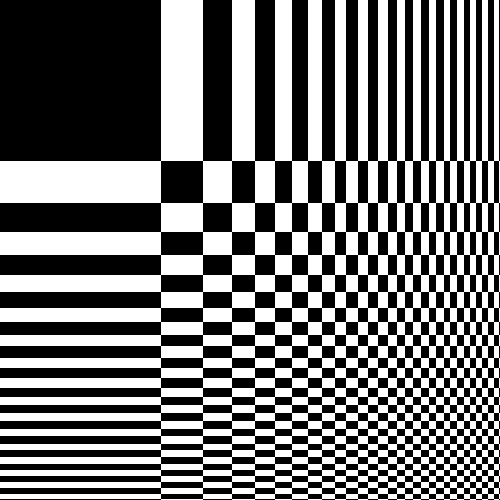
#> input picture Assignment_3/dynamicCheckerBoard.png, 500 x 500 px, found by its file name
$ python Assignment_3.py
#> lines starting #> are read from the running program, lines starting #| are printed output that depends on the picture; after the words box and inside, x2 and y2 are one past the last pixel; in counts of white or black regions, pixels touching at a corner belong together
import numpy as np
import matplotlib.pyplot as plt
import matplotlib.image as mpimg
import cv2


# Q 1 (a) ideal low pass filter
def ILPF(rows,cols, D_0):

    crow, ccol = rows // 2, cols // 2

    # Create a grid of distances from the center
    x, y = np.ogrid[:rows, :cols]
    distance = np.sqrt((x - crow)**2 + (y - ccol)**2)

    #print(distance.shape)


    # Create the circular filter
    H_ILPF = np.where(distance <= D_0, 1, 0)

    return  H_ILPF


# Load and process the image
img = mpimg.imread('dynamicCheckerboard.png')
#> img: shape (500, 500) float32; values 0 (black) and 1 (white), 46.1% white; 1 white region, box (x1, y1, x2, y2) and area: (0, 0, 500, 500) 115200

D_0 = 10
u, v = img.shape
#> u = 500; v = 500
H_ILPF = ILPF(u, v, D_0)

# Perform the 2D Fourier Transform
f = np.fft.fft2(img)
fshift = np.fft.fftshift(f)

fshift_filtered = fshift * H_ILPF

# Apply the inverse shift and inverse Fourier Transform to get the filtered image back
f_ishift = np.fft.ifftshift(fshift_filtered)
img_back = np.fft.ifft2(f_ishift)
img_back = np.real(img_back)

# Plot the original image, the filtered image, and the filter
fig, axs = plt.subplots(1, 3, figsize=(15, 5))

# Plot the original image
axs[0].imshow(img, cmap='gray')
axs[0].set_title('Original Image')
axs[0].axis('off')

# Plot the filtered image
axs[1].imshow(img_back, cmap='gray')
axs[1].set_title('Filtered Image (Low-Pass)')
axs[1].axis('off')

# Plot the low-pass filter
axs[2].imshow(H_ILPF, cmap='gray')
axs[2].set_title('Low-Pass Filter')
axs[2].axis('off')

plt.tight_layout()
plt.show()

# Question 1 (b) Ideal High Pass Filter

def IHPF(rows, cols, D_0):
    H_IHPF = 1 - ILPF(rows,cols, D_0)
    return H_IHPF


D_0 = 30
u, v = img.shape
H_IHPF = IHPF(u,v,D_0 )

# Perform the 2D Fourier Transform
f = np.fft.fft2(img)
fshift = np.fft.fftshift(f)

# Apply the High-Pass Filter
fshift_filtered = fshift * H_IHPF

# Apply the inverse shift and inverse Fourier Transform to get the filtered image back
f_ishift = np.fft.ifftshift(fshift_filtered)
img_back = np.fft.ifft2(f_ishift)
img_back = np.real(img_back)


# Plot the original image, the filtered image, and the filter
plt.figure(figsize=(15, 5))

# Original Image
plt.subplot(1, 3, 1)
plt.imshow(img, cmap='gray')
plt.title('Original Image')
plt.axis('off')

# Filtered Image
plt.subplot(1, 3, 2)
plt.imshow(img_back, cmap='gray')
plt.title('Filtered Image (High-Pass)')
plt.axis('off')

# High-Pass Filter
plt.subplot(1, 3, 3)
plt.imshow(H_IHPF, cmap='gray')
plt.title('High-Pass Filter')
plt.axis('off')

plt.tight_layout()
plt.show()
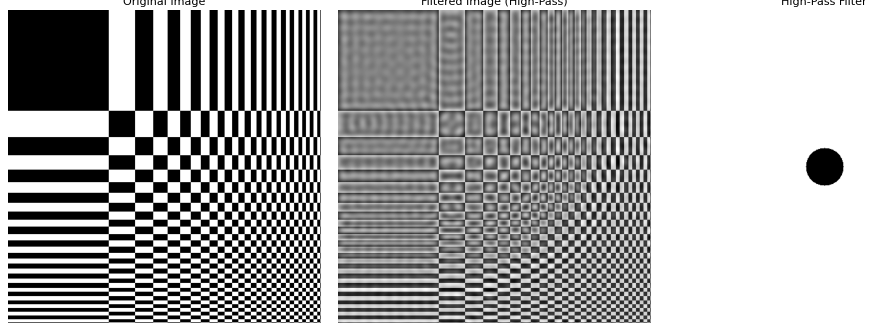
#> figure drawn by matplotlib, 3 panels

# Question 1 (c) ideal bandpass filter

def IBPF(rows, cols, D_l, D_h):
    H_IBPF = ILPF(rows,cols, D_h)*IHPF(rows, cols, D_l)
    return H_IBPF

def filtering_operation(img, H_IBPF):

    # Perform the 2D Fourier Transform
    f = np.fft.fft2(img)
    fshift = np.fft.fftshift(f)

    # Apply the band-pass filter in the frequency domain
    fshift_filtered = fshift * H_IBPF

    # Apply the inverse shift and inverse Fourier Transform to get the filtered image back
    f_ishift = np.fft.ifftshift(fshift_filtered)
    img_back = np.fft.ifft2(f_ishift)
    img_back = np.real(img_back)

    return img_back


# Load and process the image
img = mpimg.imread('dynamicCheckerboard.png')
u, v = img.shape

# Apply Bandpass Filter 1
h_bandpass_1 = 20  # Outer radius (low-pass effect)
l_bandpass_1 = 10  # Inner radius (high-pass effect)

H_IBPF_1 = IBPF(u, v, l_bandpass_1, h_bandpass_1)
filtered_img_1 = filtering_operation(img, H_IBPF_1)

# Apply Bandpass Filter 2
h_bandpass_2 = 30  # Outer radius (low-pass effect)
l_bandpass_2 = 20  # Inner radius (high-pass effect)
H_IBPF_2 = IBPF(u,v, l_bandpass_2, h_bandpass_2)
filtered_img_2 = filtering_operation(img, H_IBPF_2)
#> in filtering_operation (call 2), `img_back = np.real(img_back)`:
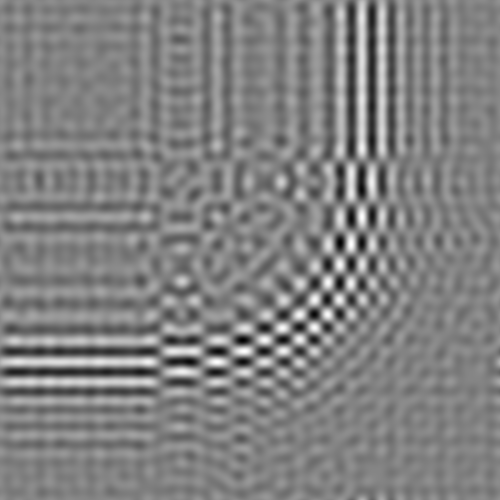
#> img_back: shape (500, 500) float64; min -1.02, max 0.991, mean 1.17e-18; drawn with min black and max white

# Convert images to uint8 (normalized to 255) for display
img_uint8 = cv2.normalize(img, None, 0, 255, cv2.NORM_MINMAX).astype(np.uint8)
filtered_img_1_uint8 = cv2.normalize(filtered_img_1, None, 0, 255, cv2.NORM_MINMAX).astype(np.uint8)
filtered_img_2_uint8 = cv2.normalize(filtered_img_2, None, 0, 255, cv2.NORM_MINMAX).astype(np.uint8)

# Plot the original image, filters, and the corresponding filtered images
plt.figure(figsize=(15, 12))

# Plot the original image
plt.subplot(3, 2, 1)
plt.imshow(img_uint8, cmap='gray')
plt.title('Original Image')
plt.axis('off')

# Plot Bandpass Filter 1
plt.subplot(3, 2, 3)
plt.imshow(H_IBPF_1, cmap='gray')
plt.title('Bandpass Filter 1')
plt.axis('off')

# Plot the filtered image with Bandpass Filter 1
plt.subplot(3, 2, 4)
plt.imshow(filtered_img_1_uint8, cmap='gray')
plt.title('Bandpass 1 Filtered Image')
plt.axis('off')

# Plot Bandpass Filter 2
plt.subplot(3, 2, 5)
plt.imshow(H_IBPF_2, cmap='gray')
plt.title('Bandpass Filter 2')
plt.axis('off')

# Plot the filtered image with Bandpass Filter 2
plt.subplot(3, 2, 6)
plt.imshow(filtered_img_2_uint8, cmap='gray')
plt.title('Bandpass 2 Filtered Image')
plt.axis('off')

plt.tight_layout()
plt.show()
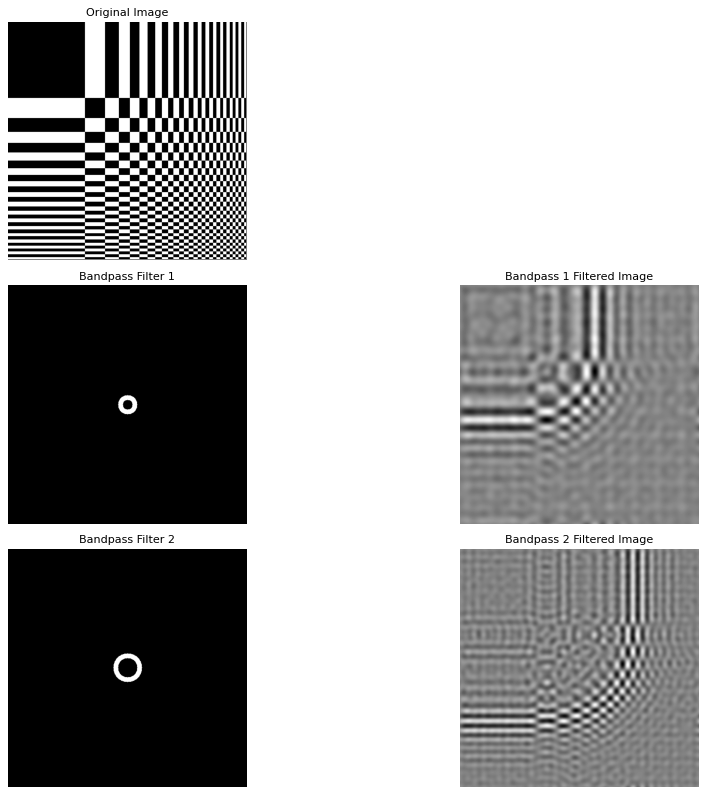
#> figure drawn by matplotlib, 5 panels

# Question 2  Gaussian Low Pass Filter and ideal low pass filter

# Gaussian Low-Pass Filter (GLPF)
def GLPF(rows, cols, D_0):
    x = np.arange(0, rows)
    y = np.arange(0, cols)
    crow, ccol = rows // 2, cols // 2
    X, Y = np.meshgrid(x, y, indexing='ij')
    D_uv = np.sqrt((X - crow)**2 + (Y - ccol)**2)
    H_GLPF = np.exp(-D_uv**2 / (2 * D_0**2))
    return H_GLPF


# Function to apply Fourier Transform and filter
def apply_filter(img, filter_mask):
    # Perform the 2D Fourier Transform
    f = np.fft.fft2(img)
    fshift = np.fft.fftshift(f)

    # Apply the filter in the frequency domain
    fshift_filtered = fshift * filter_mask

    # Perform the inverse Fourier transform
    f_ishift = np.fft.ifftshift(fshift_filtered)
    img_back = np.fft.ifft2(f_ishift)

    # Return the real part of the image after filtering
    return np.real(img_back)

# Example usage
def ILPF_GLPF(img, d):
    # Get the dimensions of the image
    rows, cols = img.shape

    # Get the ILPF and GLPF filters
    H_ILPF = ILPF(rows, cols, d)
    H_GLPF = GLPF(rows, cols, d)

    # Apply the ILPF and GLPF filters
    img_back_ILPF = apply_filter(img, H_ILPF)
    img_back_GLPF = apply_filter(img, H_GLPF)

    return img_back_ILPF, img_back_GLPF, H_ILPF, H_GLPF

# Load and preprocess the image
img = mpimg.imread('characters.tif')
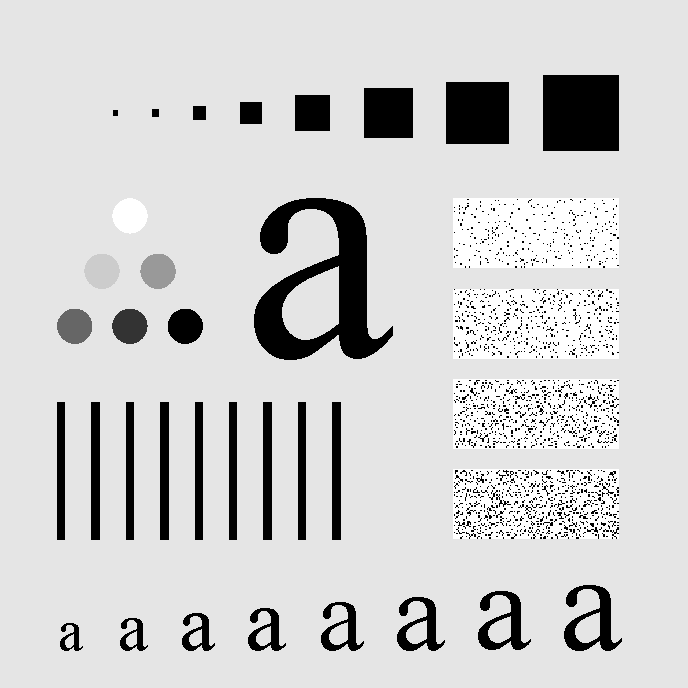
#> input picture Assignment_3/characters.tif, 688 x 688 px
#> img is the input picture: shape (688, 688); min 0, max 255, mean 207.3


# Apply the ILPF and GLPF filters
img_back_ILPF, img_back_GLPF, H_ILPF, H_GLPF = ILPF_GLPF(img, 100)
#> in apply_filter, `return np.real(img_back)`:
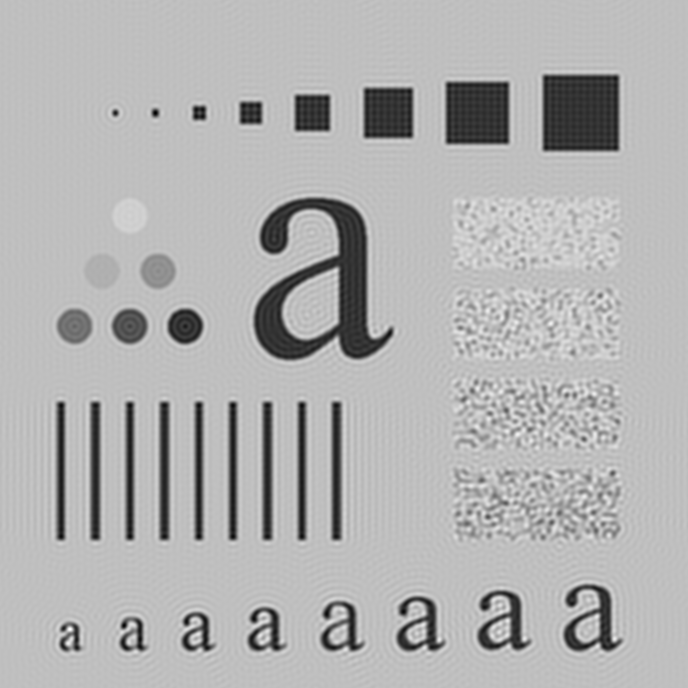
#> returned value: shape (688, 688) float64; min -83.33, max 332.8, mean 207.3; drawn with min black and max white
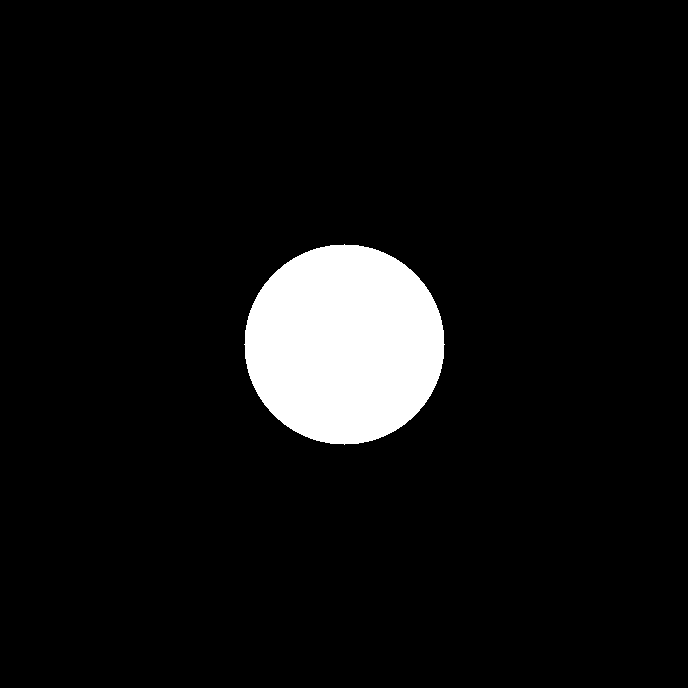
#> H_ILPF: shape (688, 688) int64; values 0 (black) and 1 (white), 6.6% white; 1 white region, box (x1, y1, x2, y2) and area: (244, 244, 445, 445) 31417
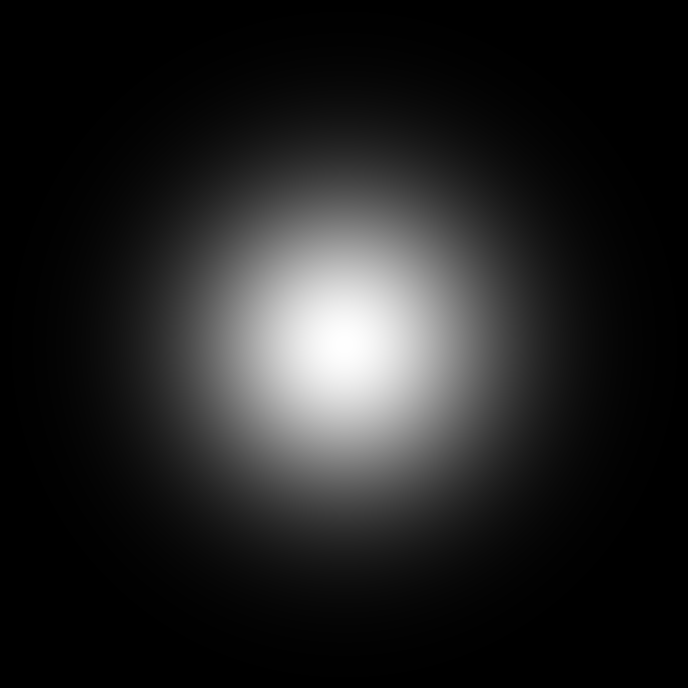
#> H_GLPF: shape (688, 688) float64; min 7.26e-06, max 1, mean 0.133

# Save the filtered images
cv2.imwrite('img_after_ILPF.png', img_back_ILPF)
cv2.imwrite('img_after_GLPF.png', img_back_GLPF)

# Visualize the results
plt.figure(figsize=(15, 8))

# Original Image
plt.subplot(2, 3, 1)
plt.title("Original Image")
plt.imshow(img, cmap='gray')
plt.axis('off')

# ILPF Filter
plt.subplot(2, 3, 2)
plt.title("ILPF Filter")
plt.imshow(H_ILPF, cmap='gray')
plt.axis('off')

# Image After ILPF
plt.subplot(2, 3, 3)
plt.title("Image After ILPF")
plt.imshow(img_back_ILPF, cmap='gray')
plt.axis('off')

# Original Image
plt.subplot(2, 3, 4)
plt.title("Original Image")
plt.imshow(img, cmap='gray')
plt.axis('off')

# GLPF Filter
plt.subplot(2, 3, 5)
plt.title("GLPF Filter")
plt.imshow(H_GLPF, cmap='gray')
plt.axis('off')

# Image After GLPF
plt.subplot(2, 3, 6)
plt.title("Image After GLPF")
plt.imshow(img_back_GLPF, cmap='gray')
plt.axis('off')

plt.tight_layout()
plt.show()
